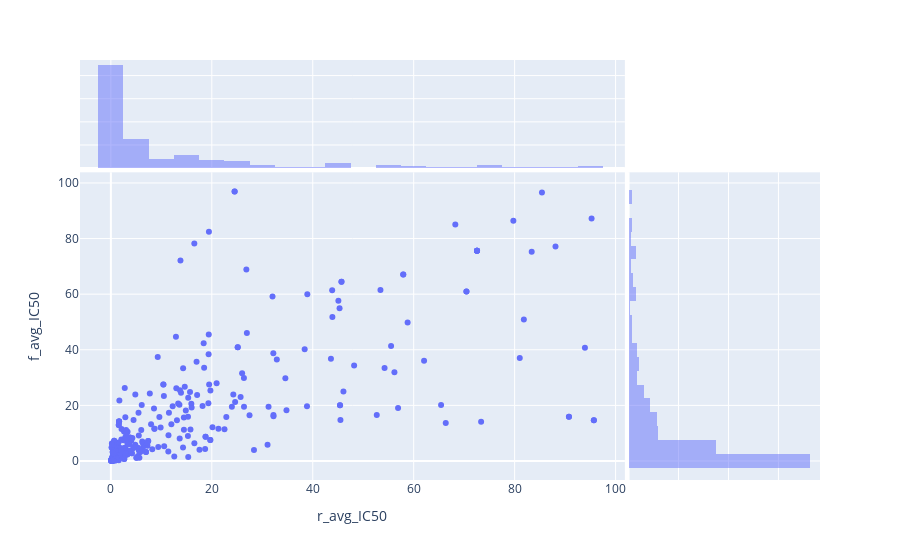

The notebook cell this image was saved under:
### Code cell
# plot r_avg_IC50 against f_avg_IC50 using plotly with histograms on the axes

#filter only values below 96

filter_df = fixed_df[(fixed_df["r_avg_IC50"] > 0) & (fixed_df["r_avg_IC50"] < 98)]
filter_df = filter_df[(filter_df["f_avg_IC50"] > 0) & (filter_df["f_avg_IC50"] < 98)]


fig = px.scatter(filter_df, x="r_avg_IC50", y="f_avg_IC50", marginal_x="histogram", marginal_y="histogram")
fig.show()

print(filter_df["r_avg_IC50"].mean())
print(filter_df["f_avg_IC50"].mean())
print(filter_df["r_avg_IC50"].std())
print(filter_df["f_avg_IC50"].std())

### Figure 1 — Plotly figure (JSON) as saved in the notebook; plotly's stock layout.template omitted (floating-point values rounded to 4 significant figures; data arrays with more than 128 entries replaced by an {"elided": "..."} marker saying what was removed)
{"data": [{"hovertemplate": "r_avg_IC50=%{x}<br>f_avg_IC50=%{y}<extra></extra>", "legendgroup": "", "marker": {"color": "#636efa", "symbol": "circle"}, "mode": "markers", "name": "", "orientation": "v", "showlegend": false, "type": "scatter", "x": {"elided": "423 float values"}, "xaxis": "x", "y": {"elided": "423 float values"}, "yaxis": "y"}, {"alignmentgroup": "True", "bingroup": "x", "hovertemplate": "r_avg_IC50=%{x}<br>count=%{y}<extra></extra>", "legendgroup": "", "marker": {"color": "#636efa"}, "name": "", "offsetgroup": "", "opacity": 0.5, "showlegend": false, "type": "histogram", "x": {"elided": "423 float values"}, "xaxis": "x3", "yaxis": "y3"}, {"alignmentgroup": "True", "bingroup": "y", "hovertemplate": "f_avg_IC50=%{y}<br>count=%{x}<extra></extra>", "legendgroup": "", "marker": {"color": "#636efa"}, "name": "", "offsetgroup": "", "opacity": 0.5, "showlegend": false, "type": "histogram", "xaxis": "x2", "y": {"elided": "423 float values"}, "yaxis": "y2"}], "layout": {"barmode": "overlay", "legend": {"tracegroupgap": 0}, "margin": {"t": 60}, "xaxis": {"anchor": "y", "domain": [0, 0.7363], "title": {"text": "r_avg_IC50"}}, "xaxis2": {"anchor": "y2", "domain": [0.7413, 1], "matches": "x2", "showgrid": true, "showline": false, "showticklabels": false, "ticks": ""}, "xaxis3": {"anchor": "y3", "domain": [0, 0.7363], "matches": "x", "showgrid": true, "showticklabels": false}, "xaxis4": {"anchor": "y4", "domain": [0.7413, 1], "matches": "x2", "showgrid": true, "showline": false, "showticklabels": false, "ticks": ""}, "yaxis": {"anchor": "x", "domain": [0, 0.7326], "title": {"text": "f_avg_IC50"}}, "yaxis2": {"anchor": "x2", "domain": [0, 0.7326], "matches": "y", "showgrid": true, "showticklabels": false}, "yaxis3": {"anchor": "x3", "domain": [0.7426, 1], "matches": "y3", "showgrid": true, "showline": false, "showticklabels": false, "ticks": ""}, "yaxis4": {"anchor": "x4", "domain": [0.7426, 1], "matches": "y3", "showgrid": true, "showline": false, "showticklabels": false, "ticks": ""}}}
